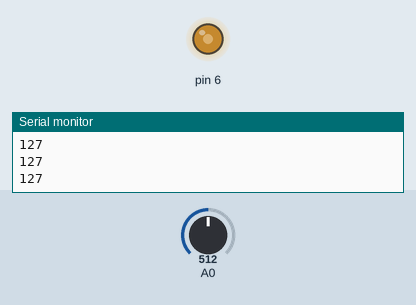
The sketch below on a simulated Arduino Uno, built with avr-gcc and run on an emulated ATmega328P. Shown: output pins drawn as LEDs (lit = HIGH), the last lines printed to the serial monitor. The test bench sets the inputs (shaded band); at power-on: A0 = 512.

Above: at 1.2 s.
1.3 s: A0 set to 716
At 2.0 s:
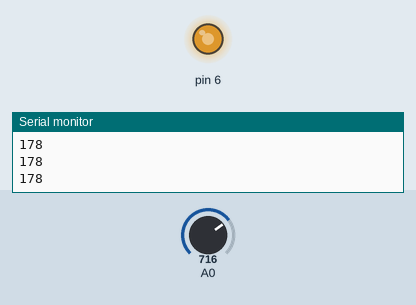
2.8 s: A0 set to 900
At 3.3 s:
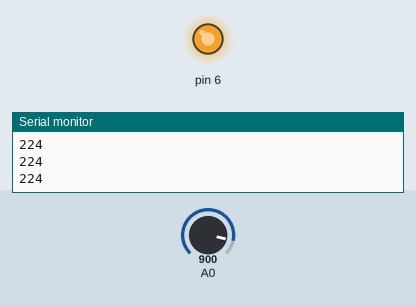
4.3 s: A0 set to 122
At 5.5 s:
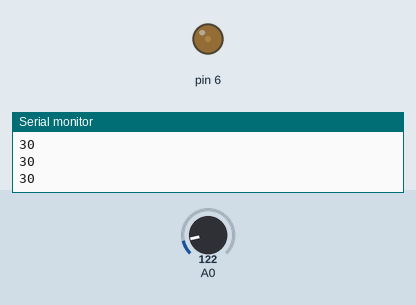
5.8 s: A0 set to 0
At 6.6 s:
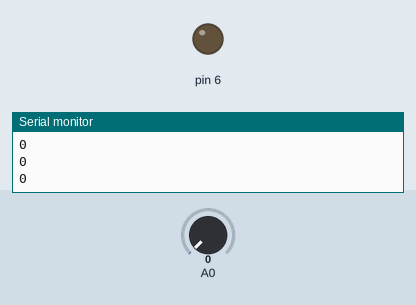
7.3 s: A0 set to 511
At 7.8 s:
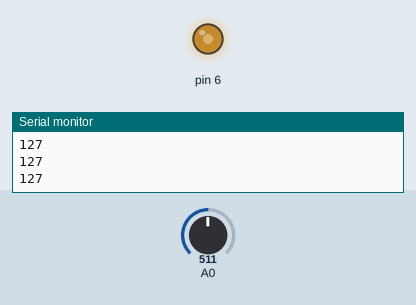
Timing chart, 0 to 9.8 s (numbered marks = the images above; inputs shaded):
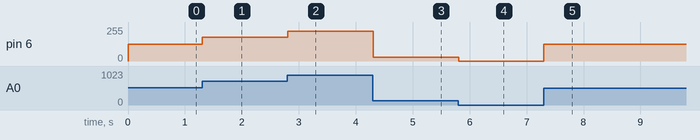

Measured:
- after the input at 1.3 s, pin 6: 127/255 → 178/255 at once
- after the input at 2.8 s, pin 6: 178/255 → 224/255 at once
- after the input at 4.3 s, pin 6: 224/255 → 30/255 at once
- after the input at 5.8 s, pin 6: 30/255 → 0/255 at once
- after the input at 7.3 s, pin 6: 0/255 → 127/255 at once

The sketch:

4.Homework.ino
```cpp
void setup() {
  // put your setup code here, to run once:
pinMode(6, OUTPUT);
pinMode(A0 ,INPUT);
Serial.begin(9600);

}

void loop() {
  // put your main code here, to run repeatedly:

int val = analogRead(A0);

Serial.println(map(val,0,1023,0,255));

int aaa=map(val,0,1023,0,255);

analogWrite(6,aaa);

}
```
